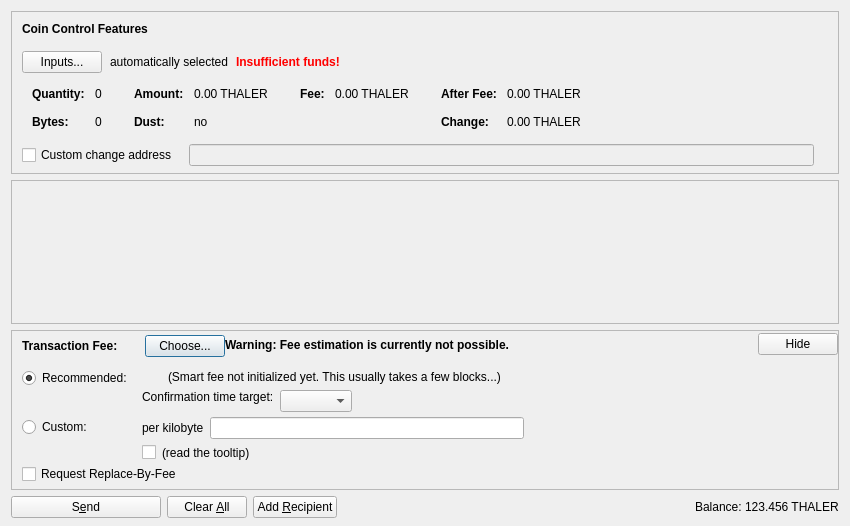
<?xml version="1.0" encoding="UTF-8"?>
<ui version="4.0">
 <class>SendCoinsDialog</class>
 <widget class="QDialog" name="SendCoinsDialog">
  <property name="geometry">
   <rect>
    <x>0</x>
    <y>0</y>
    <width>850</width>
    <height>526</height>
   </rect>
  </property>
  <property name="windowTitle">
   <string>Send Coins</string>
  </property>
  <layout class="QVBoxLayout" name="verticalLayout" stretch="0,1,0,0">
   <property name="bottomMargin">
    <number>8</number>
   </property>
   <item>
    <widget class="QFrame" name="frameCoinControl">
     <property name="sizePolicy">
      <sizepolicy hsizetype="Expanding" vsizetype="Expanding">
       <horstretch>0</horstretch>
       <verstretch>0</verstretch>
      </sizepolicy>
     </property>
     <property name="maximumSize">
      <size>
       <width>16777215</width>
       <height>16777215</height>
      </size>
     </property>
     <property name="frameShape">
      <enum>QFrame::StyledPanel</enum>
     </property>
     <property name="frameShadow">
      <enum>QFrame::Sunken</enum>
     </property>
     <layout class="QVBoxLayout" name="verticalLayoutCoinControl2">
      <property name="spacing">
       <number>0</number>
      </property>
      <property name="leftMargin">
       <number>0</number>
      </property>
      <property name="topMargin">
       <number>0</number>
      </property>
      <property name="rightMargin">
       <number>0</number>
      </property>
      <property name="bottomMargin">
       <number>6</number>
      </property>
      <item>
       <layout class="QVBoxLayout" name="verticalLayoutCoinControl" stretch="0,0,0,0,1">
        <property name="spacing">
         <number>0</number>
        </property>
        <property name="leftMargin">
         <number>10</number>
        </property>
        <property name="topMargin">
         <number>10</number>
        </property>
        <item>
         <layout class="QHBoxLayout" name="horizontalLayoutCoinControl1">
          <property name="bottomMargin">
           <number>15</number>
          </property>
          <item>
           <widget class="QLabel" name="labelCoinControlFeatures">
            <property name="sizePolicy">
             <sizepolicy hsizetype="Preferred" vsizetype="Maximum">
              <horstretch>0</horstretch>
              <verstretch>0</verstretch>
             </sizepolicy>
            </property>
            <property name="font">
             <font>
              <weight>75</weight>
              <bold>true</bold>
             </font>
            </property>
            <property name="styleSheet">
             <string notr="true">font-weight:bold;</string>
            </property>
            <property name="text">
             <string>Coin Control Features</string>
            </property>
           </widget>
          </item>
         </layout>
        </item>
        <item>
         <layout class="QHBoxLayout" name="horizontalLayoutCoinControl2" stretch="0,0,0,0">
          <property name="spacing">
           <number>8</number>
          </property>
          <property name="bottomMargin">
           <number>10</number>
          </property>
          <item>
           <widget class="QPushButton" name="pushButtonCoinControl">
            <property name="styleSheet">
             <string notr="true"/>
            </property>
            <property name="text">
             <string>Inputs...</string>
            </property>
            <property name="autoDefault">
             <bool>false</bool>
            </property>
           </widget>
          </item>
          <item>
           <widget class="QLabel" name="labelCoinControlAutomaticallySelected">
            <property name="text">
             <string>automatically selected</string>
            </property>
            <property name="margin">
             <number>5</number>
            </property>
           </widget>
          </item>
          <item>
           <widget class="QLabel" name="labelCoinControlInsuffFunds">
            <property name="font">
             <font>
              <weight>75</weight>
              <bold>true</bold>
             </font>
            </property>
            <property name="styleSheet">
             <string notr="true">color:red;font-weight:bold;</string>
            </property>
            <property name="text">
             <string>Insufficient funds!</string>
            </property>
            <property name="margin">
             <number>5</number>
            </property>
           </widget>
          </item>
          <item>
           <spacer name="horizontalSpacerCoinControl">
            <property name="orientation">
             <enum>Qt::Horizontal</enum>
            </property>
            <property name="sizeHint" stdset="0">
             <size>
              <width>40</width>
              <height>1</height>
             </size>
            </property>
           </spacer>
          </item>
         </layout>
        </item>
        <item>
         <widget class="QWidget" name="widgetCoinControl" native="true">
          <property name="sizePolicy">
           <sizepolicy hsizetype="Preferred" vsizetype="Preferred">
            <horstretch>0</horstretch>
            <verstretch>0</verstretch>
           </sizepolicy>
          </property>
          <property name="minimumSize">
           <size>
            <width>0</width>
            <height>0</height>
           </size>
          </property>
          <property name="styleSheet">
           <string notr="true"/>
          </property>
          <layout class="QHBoxLayout" name="horizontalLayoutCoinControl5">
           <property name="leftMargin">
            <number>0</number>
           </property>
           <property name="topMargin">
            <number>0</number>
           </property>
           <property name="rightMargin">
            <number>0</number>
           </property>
           <property name="bottomMargin">
            <number>0</number>
           </property>
           <item>
            <layout class="QHBoxLayout" name="horizontalLayoutCoinControl3" stretch="0,0,0,1">
             <property name="spacing">
              <number>20</number>
             </property>
             <property name="topMargin">
              <number>0</number>
             </property>
             <property name="bottomMargin">
              <number>10</number>
             </property>
             <item>
              <layout class="QFormLayout" name="formLayoutCoinControl1">
               <property name="horizontalSpacing">
                <number>10</number>
               </property>
               <property name="verticalSpacing">
                <number>14</number>
               </property>
               <property name="leftMargin">
                <number>10</number>
               </property>
               <property name="topMargin">
                <number>4</number>
               </property>
               <property name="rightMargin">
                <number>6</number>
               </property>
               <item row="0" column="0">
                <widget class="QLabel" name="labelCoinControlQuantityText">
                 <property name="font">
                  <font>
                   <weight>75</weight>
                   <bold>true</bold>
                  </font>
                 </property>
                 <property name="text">
                  <string>Quantity:</string>
                 </property>
                 <property name="margin">
                  <number>0</number>
                 </property>
                </widget>
               </item>
               <item row="0" column="1">
                <widget class="QLabel" name="labelCoinControlQuantity">
                 <property name="cursor">
                  <cursorShape>IBeamCursor</cursorShape>
                 </property>
                 <property name="contextMenuPolicy">
                  <enum>Qt::ActionsContextMenu</enum>
                 </property>
                 <property name="text">
                  <string notr="true">0</string>
                 </property>
                 <property name="margin">
                  <number>0</number>
                 </property>
                 <property name="textInteractionFlags">
                  <set>Qt::LinksAccessibleByMouse|Qt::TextSelectableByKeyboard|Qt::TextSelectableByMouse</set>
                 </property>
                </widget>
               </item>
               <item row="1" column="0">
                <widget class="QLabel" name="labelCoinControlBytesText">
                 <property name="font">
                  <font>
                   <weight>75</weight>
                   <bold>true</bold>
                  </font>
                 </property>
                 <property name="text">
                  <string>Bytes:</string>
                 </property>
                </widget>
               </item>
               <item row="1" column="1">
                <widget class="QLabel" name="labelCoinControlBytes">
                 <property name="cursor">
                  <cursorShape>IBeamCursor</cursorShape>
                 </property>
                 <property name="contextMenuPolicy">
                  <enum>Qt::ActionsContextMenu</enum>
                 </property>
                 <property name="text">
                  <string notr="true">0</string>
                 </property>
                 <property name="textInteractionFlags">
                  <set>Qt::LinksAccessibleByMouse|Qt::TextSelectableByKeyboard|Qt::TextSelectableByMouse</set>
                 </property>
                </widget>
               </item>
              </layout>
             </item>
             <item>
              <layout class="QFormLayout" name="formLayoutCoinControl2">
               <property name="horizontalSpacing">
                <number>10</number>
               </property>
               <property name="verticalSpacing">
                <number>14</number>
               </property>
               <property name="leftMargin">
                <number>6</number>
               </property>
               <property name="topMargin">
                <number>4</number>
               </property>
               <property name="rightMargin">
                <number>6</number>
               </property>
               <item row="0" column="0">
                <widget class="QLabel" name="labelCoinControlAmountText">
                 <property name="font">
                  <font>
                   <weight>75</weight>
                   <bold>true</bold>
                  </font>
                 </property>
                 <property name="text">
                  <string>Amount:</string>
                 </property>
                 <property name="margin">
                  <number>0</number>
                 </property>
                </widget>
               </item>
               <item row="0" column="1">
                <widget class="QLabel" name="labelCoinControlAmount">
                 <property name="cursor">
                  <cursorShape>IBeamCursor</cursorShape>
                 </property>
                 <property name="contextMenuPolicy">
                  <enum>Qt::ActionsContextMenu</enum>
                 </property>
                 <property name="text">
                  <string notr="true">0.00 THALER</string>
                 </property>
                 <property name="textInteractionFlags">
                  <set>Qt::LinksAccessibleByMouse|Qt::TextSelectableByKeyboard|Qt::TextSelectableByMouse</set>
                 </property>
                </widget>
               </item>
               <item row="1" column="0">
                <widget class="QLabel" name="labelCoinControlLowOutputText">
                 <property name="font">
                  <font>
                   <weight>75</weight>
                   <bold>true</bold>
                  </font>
                 </property>
                 <property name="text">
                  <string>Dust:</string>
                 </property>
                </widget>
               </item>
               <item row="1" column="1">
                <widget class="QLabel" name="labelCoinControlLowOutput">
                 <property name="cursor">
                  <cursorShape>IBeamCursor</cursorShape>
                 </property>
                 <property name="contextMenuPolicy">
                  <enum>Qt::ActionsContextMenu</enum>
                 </property>
                 <property name="text">
                  <string notr="true">no</string>
                 </property>
                 <property name="textInteractionFlags">
                  <set>Qt::LinksAccessibleByMouse|Qt::TextSelectableByKeyboard|Qt::TextSelectableByMouse</set>
                 </property>
                </widget>
               </item>
              </layout>
             </item>
             <item>
              <layout class="QFormLayout" name="formLayoutCoinControl3">
               <property name="horizontalSpacing">
                <number>10</number>
               </property>
               <property name="verticalSpacing">
                <number>14</number>
               </property>
               <property name="leftMargin">
                <number>6</number>
               </property>
               <property name="topMargin">
                <number>4</number>
               </property>
               <property name="rightMargin">
                <number>6</number>
               </property>
               <item row="0" column="0">
                <widget class="QLabel" name="labelCoinControlFeeText">
                 <property name="font">
                  <font>
                   <weight>75</weight>
                   <bold>true</bold>
                  </font>
                 </property>
                 <property name="text">
                  <string>Fee:</string>
                 </property>
                 <property name="margin">
                  <number>0</number>
                 </property>
                </widget>
               </item>
               <item row="0" column="1">
                <widget class="QLabel" name="labelCoinControlFee">
                 <property name="cursor">
                  <cursorShape>IBeamCursor</cursorShape>
                 </property>
                 <property name="contextMenuPolicy">
                  <enum>Qt::ActionsContextMenu</enum>
                 </property>
                 <property name="text">
                  <string notr="true">0.00 THALER</string>
                 </property>
                 <property name="textInteractionFlags">
                  <set>Qt::LinksAccessibleByMouse|Qt::TextSelectableByKeyboard|Qt::TextSelectableByMouse</set>
                 </property>
                </widget>
               </item>
              </layout>
             </item>
             <item>
              <layout class="QFormLayout" name="formLayoutCoinControl4">
               <property name="horizontalSpacing">
                <number>10</number>
               </property>
               <property name="verticalSpacing">
                <number>14</number>
               </property>
               <property name="leftMargin">
                <number>6</number>
               </property>
               <property name="topMargin">
                <number>4</number>
               </property>
               <property name="rightMargin">
                <number>6</number>
               </property>
               <item row="0" column="0">
                <widget class="QLabel" name="labelCoinControlAfterFeeText">
                 <property name="font">
                  <font>
                   <weight>75</weight>
                   <bold>true</bold>
                  </font>
                 </property>
                 <property name="text">
                  <string>After Fee:</string>
                 </property>
                 <property name="margin">
                  <number>0</number>
                 </property>
                </widget>
               </item>
               <item row="0" column="1">
                <widget class="QLabel" name="labelCoinControlAfterFee">
                 <property name="cursor">
                  <cursorShape>IBeamCursor</cursorShape>
                 </property>
                 <property name="contextMenuPolicy">
                  <enum>Qt::ActionsContextMenu</enum>
                 </property>
                 <property name="text">
                  <string notr="true">0.00 THALER</string>
                 </property>
                 <property name="textInteractionFlags">
                  <set>Qt::LinksAccessibleByMouse|Qt::TextSelectableByKeyboard|Qt::TextSelectableByMouse</set>
                 </property>
                </widget>
               </item>
               <item row="1" column="0">
                <widget class="QLabel" name="labelCoinControlChangeText">
                 <property name="font">
                  <font>
                   <weight>75</weight>
                   <bold>true</bold>
                  </font>
                 </property>
                 <property name="text">
                  <string>Change:</string>
                 </property>
                </widget>
               </item>
               <item row="1" column="1">
                <widget class="QLabel" name="labelCoinControlChange">
                 <property name="cursor">
                  <cursorShape>IBeamCursor</cursorShape>
                 </property>
                 <property name="contextMenuPolicy">
                  <enum>Qt::ActionsContextMenu</enum>
                 </property>
                 <property name="text">
                  <string notr="true">0.00 THALER</string>
                 </property>
                 <property name="textInteractionFlags">
                  <set>Qt::LinksAccessibleByMouse|Qt::TextSelectableByKeyboard|Qt::TextSelectableByMouse</set>
                 </property>
                </widget>
               </item>
              </layout>
             </item>
            </layout>
           </item>
          </layout>
         </widget>
        </item>
        <item>
         <layout class="QHBoxLayout" name="horizontalLayoutCoinControl4" stretch="0,0,0">
          <property name="spacing">
           <number>12</number>
          </property>
          <property name="sizeConstraint">
           <enum>QLayout::SetDefaultConstraint</enum>
          </property>
          <property name="topMargin">
           <number>5</number>
          </property>
          <property name="rightMargin">
           <number>5</number>
          </property>
          <item>
           <widget class="QCheckBox" name="checkBoxCoinControlChange">
            <property name="toolTip">
             <string>If this is activated, but the change address is empty or invalid, change will be sent to a newly generated address.</string>
            </property>
            <property name="text">
             <string>Custom change address</string>
            </property>
           </widget>
          </item>
          <item>
           <widget class="QValidatedLineEdit" name="lineEditCoinControlChange">
            <property name="enabled">
             <bool>false</bool>
            </property>
            <property name="sizePolicy">
             <sizepolicy hsizetype="Expanding" vsizetype="Fixed">
              <horstretch>0</horstretch>
              <verstretch>0</verstretch>
             </sizepolicy>
            </property>
           </widget>
          </item>
          <item>
           <widget class="QLabel" name="labelCoinControlChangeLabel">
            <property name="sizePolicy">
             <sizepolicy hsizetype="Preferred" vsizetype="Expanding">
              <horstretch>0</horstretch>
              <verstretch>0</verstretch>
             </sizepolicy>
            </property>
            <property name="minimumSize">
             <size>
              <width>0</width>
              <height>0</height>
             </size>
            </property>
            <property name="text">
             <string/>
            </property>
            <property name="margin">
             <number>3</number>
            </property>
           </widget>
          </item>
         </layout>
        </item>
        <item>
         <spacer name="verticalSpacerCoinControl">
          <property name="orientation">
           <enum>Qt::Vertical</enum>
          </property>
          <property name="sizeHint" stdset="0">
           <size>
            <width>800</width>
            <height>1</height>
           </size>
          </property>
         </spacer>
        </item>
       </layout>
      </item>
     </layout>
    </widget>
   </item>
   <item>
    <widget class="QScrollArea" name="scrollArea">
     <property name="widgetResizable">
      <bool>true</bool>
     </property>
     <widget class="QWidget" name="scrollAreaWidgetContents">
      <property name="geometry">
       <rect>
        <x>0</x>
        <y>0</y>
        <width>830</width>
        <height>104</height>
       </rect>
      </property>
      <layout class="QVBoxLayout" name="verticalLayout_2" stretch="0,1">
       <property name="leftMargin">
        <number>0</number>
       </property>
       <property name="topMargin">
        <number>0</number>
       </property>
       <property name="rightMargin">
        <number>0</number>
       </property>
       <property name="bottomMargin">
        <number>0</number>
       </property>
       <item>
        <layout class="QVBoxLayout" name="entries">
         <property name="spacing">
          <number>6</number>
         </property>
        </layout>
       </item>
       <item>
        <spacer name="verticalSpacer">
         <property name="orientation">
          <enum>Qt::Vertical</enum>
         </property>
         <property name="sizeHint" stdset="0">
          <size>
           <width>20</width>
           <height>40</height>
          </size>
         </property>
        </spacer>
       </item>
      </layout>
     </widget>
    </widget>
   </item>
   <item>
    <widget class="QFrame" name="frameFee">
     <property name="sizePolicy">
      <sizepolicy hsizetype="Expanding" vsizetype="Expanding">
       <horstretch>0</horstretch>
       <verstretch>0</verstretch>
      </sizepolicy>
     </property>
     <property name="maximumSize">
      <size>
       <width>16777215</width>
       <height>16777215</height>
      </size>
     </property>
     <property name="frameShape">
      <enum>QFrame::StyledPanel</enum>
     </property>
     <property name="frameShadow">
      <enum>QFrame::Sunken</enum>
     </property>
     <layout class="QVBoxLayout" name="verticalLayoutFee1">
      <property name="spacing">
       <number>0</number>
      </property>
      <property name="leftMargin">
       <number>0</number>
      </property>
      <property name="topMargin">
       <number>0</number>
      </property>
      <property name="rightMargin">
       <number>0</number>
      </property>
      <property name="bottomMargin">
       <number>0</number>
      </property>
      <item>
       <layout class="QVBoxLayout" name="verticalLayoutFee2" stretch="0,0,0">
        <property name="spacing">
         <number>0</number>
        </property>
        <property name="leftMargin">
         <number>10</number>
        </property>
        <property name="topMargin">
         <number>0</number>
        </property>
        <item>
         <layout class="QHBoxLayout" name="horizontalLayoutFee1">
          <property name="bottomMargin">
           <number>0</number>
          </property>
          <item>
           <layout class="QVBoxLayout" name="verticalLayoutFee7">
            <property name="spacing">
             <number>0</number>
            </property>
            <item>
             <spacer name="verticalSpacerSmartFee">
              <property name="orientation">
               <enum>Qt::Vertical</enum>
              </property>
              <property name="sizeType">
               <enum>QSizePolicy::Fixed</enum>
              </property>
              <property name="sizeHint" stdset="0">
               <size>
                <width>1</width>
                <height>4</height>
               </size>
              </property>
             </spacer>
            </item>
            <item>
             <layout class="QHBoxLayout" name="horizontalLayoutSmartFee">
              <property name="spacing">
               <number>10</number>
              </property>
              <item>
               <widget class="QLabel" name="labelFeeHeadline">
                <property name="sizePolicy">
                 <sizepolicy hsizetype="Preferred" vsizetype="Maximum">
                  <horstretch>0</horstretch>
                  <verstretch>0</verstretch>
                 </sizepolicy>
                </property>
                <property name="font">
                 <font>
                  <weight>75</weight>
                  <bold>true</bold>
                 </font>
                </property>
                <property name="styleSheet">
                 <string notr="true">font-weight:bold;</string>
                </property>
                <property name="text">
                 <string>Transaction Fee:</string>
                </property>
               </widget>
              </item>
              <item>
               <widget class="QLabel" name="labelFeeMinimized">
                <property name="text">
                 <string/>
                </property>
               </widget>
              </item>
              <item>
               <widget class="QPushButton" name="buttonChooseFee">
                <property name="text">
                 <string>Choose...</string>
                </property>
               </widget>
              </item>
             </layout>
            </item>
            <item>
             <spacer name="verticalSpacer_5">
              <property name="orientation">
               <enum>Qt::Vertical</enum>
              </property>
              <property name="sizeHint" stdset="0">
               <size>
                <width>1</width>
                <height>1</height>
               </size>
              </property>
             </spacer>
            </item>
           </layout>
          </item>
          <item>
           <widget class="QLabel" name="fallbackFeeWarningLabel">
            <property name="toolTip">
             <string>Using the fallbackfee can result in sending a transaction that will take several hours or days (or never) to confirm. Consider choosing your fee manually or wait until you have validated the complete chain.</string>
            </property>
            <property name="font">
            <font>
                <weight>75</weight>
                <bold>true</bold>
            </font>
            </property>
            <property name="text">
             <string>Warning: Fee estimation is currently not possible.</string>
            </property>
            <property name="wordWrap">
             <bool>false</bool>
            </property>
           </widget>
          </item>
          <item>
           <spacer name="horizontalSpacer_4">
            <property name="orientation">
             <enum>Qt::Horizontal</enum>
            </property>
            <property name="sizeType">
             <enum>QSizePolicy::MinimumExpanding</enum>
            </property>
            <property name="sizeHint" stdset="0">
             <size>
              <width>40</width>
              <height>20</height>
             </size>
            </property>
           </spacer>
          </item>
          <item>
           <widget class="QPushButton" name="buttonMinimizeFee">
            <property name="toolTip">
             <string>collapse fee-settings</string>
            </property>
            <property name="text">
             <string>Hide</string>
            </property>
           </widget>
          </item>
         </layout>
        </item>
        <item>
         <widget class="QFrame" name="frameFeeSelection">
          <layout class="QVBoxLayout" name="verticalLayoutFee12">
           <property name="spacing">
            <number>0</number>
           </property>
           <property name="leftMargin">
            <number>0</number>
           </property>
           <property name="topMargin">
            <number>0</number>
           </property>
           <property name="rightMargin">
            <number>0</number>
           </property>
           <property name="bottomMargin">
            <number>0</number>
           </property>
           <item>
            <layout class="QGridLayout" name="gridLayoutFee">
             <property name="topMargin">
              <number>10</number>
             </property>
             <property name="bottomMargin">
              <number>4</number>
             </property>
             <property name="horizontalSpacing">
              <number>10</number>
             </property>
             <property name="verticalSpacing">
              <number>4</number>
             </property>
             <item row="1" column="1">
              <layout class="QVBoxLayout" name="verticalLayoutFee8">
               <property name="spacing">
                <number>6</number>
               </property>
               <item>
                <layout class="QHBoxLayout" name="horizontalLayoutFee13">
                 <item>
                  <widget class="QLabel" name="labelCustomPerKilobyte">
                   <property name="toolTip">
                    <string>If the custom fee is set to 1000 satoshis and the transaction is only 250 bytes, then &quot;per kilobyte&quot; only pays 250 satoshis in fee, while &quot;total at least&quot; pays 1000 satoshis. For transactions bigger than a kilobyte both pay by kilobyte.</string>
                   </property>
                   <property name="text">
                    <string>per kilobyte</string>
                   </property>
                  </widget>
                 </item>
                 <item>
                  <widget class="HarzcoinAmountField" name="customFee"/>
                 </item>
                 <item>
                  <spacer name="horizontalSpacer_6">
                   <property name="orientation">
                    <enum>Qt::Horizontal</enum>
                   </property>
                   <property name="sizeHint" stdset="0">
                    <size>
                     <width>1</width>
                     <height>1</height>
                    </size>
                   </property>
                  </spacer>
                 </item>
                </layout>
               </item>
               <item>
                <layout class="QHBoxLayout" name="horizontalLayoutFee8">
                 <item>
                  <widget class="QCheckBox" name="checkBoxMinimumFee">
                   <property name="toolTip">
                    <string>Paying only the minimum fee is just fine as long as there is less transaction volume than space in the blocks. But be aware that this can end up in a never confirming transaction once there is more demand for harzcoin transactions than the network can process.</string>
                   </property>
                   <property name="text">
                    <string/>
                   </property>
                  </widget>
                 </item>
                 <item>
                  <widget class="QLabel" name="labelMinFeeWarning">
                   <property name="enabled">
                    <bool>true</bool>
                   </property>
                   <property name="toolTip">
                    <string>Paying only the minimum fee is just fine as long as there is less transaction volume than space in the blocks. But be aware that this can end up in a never confirming transaction once there is more demand for harzcoin transactions than the network can process.</string>
                   </property>
                   <property name="text">
                    <string>(read the tooltip)</string>
                   </property>
                   <property name="margin">
                    <number>5</number>
                   </property>
                  </widget>
                 </item>
                 <item>
                  <spacer name="horizontalSpacer_2">
                   <property name="orientation">
                    <enum>Qt::Horizontal</enum>
                   </property>
                   <property name="sizeHint" stdset="0">
                    <size>
                     <width>1</width>
                     <height>1</height>
                    </size>
                   </property>
                  </spacer>
                 </item>
                </layout>
               </item>
              </layout>
             </item>
             <item row="0" column="0">
              <layout class="QVBoxLayout" name="verticalLayoutFee4" stretch="0,1">
               <item>
                <widget class="QRadioButton" name="radioSmartFee">
                 <property name="text">
                  <string>Recommended:</string>
                 </property>
                 <property name="checked">
                  <bool>true</bool>
                 </property>
                 <attribute name="buttonGroup">
                  <string notr="true">groupFee</string>
                 </attribute>
                </widget>
               </item>
               <item>
                <spacer name="verticalSpacer_2">
                 <property name="orientation">
                  <enum>Qt::Vertical</enum>
                 </property>
                 <property name="sizeHint" stdset="0">
                  <size>
                   <width>1</width>
                   <height>1</height>
                  </size>
                 </property>
                </spacer>
               </item>
              </layout>
             </item>
             <item row="1" column="0">
              <layout class="QVBoxLayout" name="verticalLayoutFee9" stretch="0,1">
               <item>
                <widget class="QRadioButton" name="radioCustomFee">
                 <property name="text">
                  <string>Custom:</string>
                 </property>
                 <attribute name="buttonGroup">
                  <string notr="true">groupFee</string>
                 </attribute>
                </widget>
               </item>
               <item>
                <spacer name="verticalSpacer_6">
                 <property name="orientation">
                  <enum>Qt::Vertical</enum>
                 </property>
                 <property name="sizeHint" stdset="0">
                  <size>
                   <width>1</width>
                   <height>1</height>
                  </size>
                 </property>
                </spacer>
               </item>
              </layout>
             </item>
             <item row="0" column="1">
              <layout class="QVBoxLayout" name="verticalLayoutFee3" stretch="0,0,1">
               <property name="spacing">
                <number>6</number>
               </property>
               <property name="topMargin">
                <number>2</number>
               </property>
               <item>
                <layout class="QHBoxLayout" name="horizontalLayoutFee12">
                 <item>
                  <widget class="QLabel" name="labelSmartFee">
                   <property name="text">
                    <string/>
                   </property>
                   <property name="margin">
                    <number>2</number>
                   </property>
                  </widget>
                 </item>
                 <item>
                  <widget class="QLabel" name="labelFeeEstimation">
                   <property name="text">
                    <string/>
                   </property>
                  </widget>
                 </item>
                 <item>
                  <widget class="QLabel" name="labelSmartFee2">
                   <property name="text">
                    <string>(Smart fee not initialized yet. This usually takes a few blocks...)</string>
                   </property>
                   <property name="margin">
                    <number>2</number>
                   </property>
                  </widget>
                 </item>
                 <item>
                  <spacer name="horizontalSpacer_5">
                   <property name="orientation">
                    <enum>Qt::Horizontal</enum>
                   </property>
                   <property name="sizeHint" stdset="0">
                    <size>
                     <width>1</width>
                     <height>1</height>
                    </size>
                   </property>
                  </spacer>
                 </item>
                </layout>
               </item>
               <item>
                <layout class="QHBoxLayout" name="horizontalLayoutFee9">
                 <item>
                  <layout class="QVBoxLayout" name="verticalLayoutFee6">
                   <item>
                    <widget class="QLabel" name="labelSmartFee3">
                     <property name="text">
                      <string>Confirmation time target:</string>
                     </property>
                     <property name="margin">
                      <number>2</number>
                     </property>
                    </widget>
                   </item>
                   <item>
                    <spacer name="verticalSpacer_3">
                     <property name="orientation">
                      <enum>Qt::Vertical</enum>
                     </property>
                     <property name="sizeHint" stdset="0">
                      <size>
                       <width>1</width>
                       <height>1</height>
                      </size>
                     </property>
                    </spacer>
                   </item>
                  </layout>
                 </item>
                 <item>
                  <layout class="QVBoxLayout" name="verticalLayoutFee5">
                   <property name="rightMargin">
                    <number>30</number>
                   </property>
                   <item>
                    <layout class="QHBoxLayout" name="horizontalLayoutConfTarget">
                     <property name="bottomMargin">
                      <number>0</number>
                     </property>
                     <item>
                      <widget class="QComboBox" name="confTargetSelector"/>
                     </item>
                     <item>
                      <spacer name="horizontalSpacerConfTarget">
                       <property name="orientation">
                        <enum>Qt::Horizontal</enum>
                       </property>
                       <property name="sizeHint" stdset="0">
                        <size>
                         <width>40</width>
                         <height>20</height>
                        </size>
                       </property>
                      </spacer>
                     </item>
                    </layout>
                   </item>
                  </layout>
                 </item>
                </layout>
               </item>
               <item>
                <spacer name="verticalSpacer_4">
                 <property name="orientation">
                  <enum>Qt::Vertical</enum>
                 </property>
                 <property name="sizeHint" stdset="0">
                  <size>
                   <width>1</width>
                   <height>1</height>
                  </size>
                 </property>
                </spacer>
               </item>
              </layout>
             </item>
            </layout>
           </item>
           <item>
            <widget class="QCheckBox" name="optInRBF">
             <property name="text">
              <string>Request Replace-By-Fee</string>
             </property>
             <property name="toolTip">
              <string>Indicates that the sender may wish to replace this transaction with a new one paying higher fees (prior to being confirmed).</string>
             </property>
            </widget>
           </item>
          </layout>
         </widget>
        </item>
        <item>
         <spacer name="verticalSpacerFee">
          <property name="orientation">
           <enum>Qt::Vertical</enum>
          </property>
          <property name="sizeHint" stdset="0">
           <size>
            <width>40</width>
            <height>5</height>
           </size>
          </property>
         </spacer>
        </item>
       </layout>
      </item>
     </layout>
    </widget>
   </item>
   <item>
    <layout class="QHBoxLayout" name="horizontalLayout">
     <item>
      <widget class="QPushButton" name="sendButton">
       <property name="minimumSize">
        <size>
         <width>150</width>
         <height>0</height>
        </size>
       </property>
       <property name="toolTip">
        <string>Confirm the send action</string>
       </property>
       <property name="text">
        <string>S&amp;end</string>
       </property>
       <property name="icon">
        <iconset resource="../harzcoin.qrc">
         <normaloff>:/icons/send</normaloff>:/icons/send</iconset>
       </property>
       <property name="autoDefault">
        <bool>false</bool>
       </property>
       <property name="default">
        <bool>false</bool>
       </property>
      </widget>
     </item>
     <item>
      <widget class="QPushButton" name="clearButton">
       <property name="sizePolicy">
        <sizepolicy hsizetype="Minimum" vsizetype="Fixed">
         <horstretch>0</horstretch>
         <verstretch>0</verstretch>
        </sizepolicy>
       </property>
       <property name="toolTip">
        <string>Clear all fields of the form.</string>
       </property>
       <property name="text">
        <string>Clear &amp;All</string>
       </property>
       <property name="icon">
        <iconset resource="../harzcoin.qrc">
         <normaloff>:/icons/remove</normaloff>:/icons/remove</iconset>
       </property>
       <property name="autoDefault">
        <bool>false</bool>
       </property>
      </widget>
     </item>
     <item>
      <widget class="QPushButton" name="addButton">
       <property name="toolTip">
        <string>Send to multiple recipients at once</string>
       </property>
       <property name="text">
        <string>Add &amp;Recipient</string>
       </property>
       <property name="icon">
        <iconset resource="../harzcoin.qrc">
         <normaloff>:/icons/add</normaloff>:/icons/add</iconset>
       </property>
       <property name="autoDefault">
        <bool>false</bool>
       </property>
      </widget>
     </item>
     <item>
      <spacer name="horizontalSpacer">
       <property name="orientation">
        <enum>Qt::Horizontal</enum>
       </property>
       <property name="sizeHint" stdset="0">
        <size>
         <width>40</width>
         <height>20</height>
        </size>
       </property>
      </spacer>
     </item>
     <item>
      <layout class="QHBoxLayout" name="horizontalLayout_2">
       <property name="spacing">
        <number>3</number>
       </property>
       <item>
        <widget class="QLabel" name="label">
         <property name="sizePolicy">
          <sizepolicy hsizetype="Preferred" vsizetype="Fixed">
           <horstretch>0</horstretch>
           <verstretch>0</verstretch>
          </sizepolicy>
         </property>
         <property name="text">
          <string>Balance:</string>
         </property>
        </widget>
       </item>
       <item>
        <widget class="QLabel" name="labelBalance">
         <property name="sizePolicy">
          <sizepolicy hsizetype="Preferred" vsizetype="Fixed">
           <horstretch>0</horstretch>
           <verstretch>0</verstretch>
          </sizepolicy>
         </property>
         <property name="cursor">
          <cursorShape>IBeamCursor</cursorShape>
         </property>
         <property name="text">
          <string notr="true">123.456 THALER</string>
         </property>
         <property name="textInteractionFlags">
          <set>Qt::LinksAccessibleByMouse|Qt::TextSelectableByKeyboard|Qt::TextSelectableByMouse</set>
         </property>
        </widget>
       </item>
      </layout>
     </item>
    </layout>
   </item>
  </layout>
 </widget>
 <customwidgets>
  <customwidget>
   <class>QValidatedLineEdit</class>
   <extends>QLineEdit</extends>
   <header>qvalidatedlineedit.h</header>
  </customwidget>
  <customwidget>
   <class>HarzcoinAmountField</class>
   <extends>QLineEdit</extends>
   <header>harzcoinamountfield.h</header>
   <container>1</container>
  </customwidget>
 </customwidgets>
 <resources>
  <include location="../harzcoin.qrc"/>
 </resources>
 <connections/>
 <buttongroups>
  <buttongroup name="groupFee"/>
 </buttongroups>
</ui>
